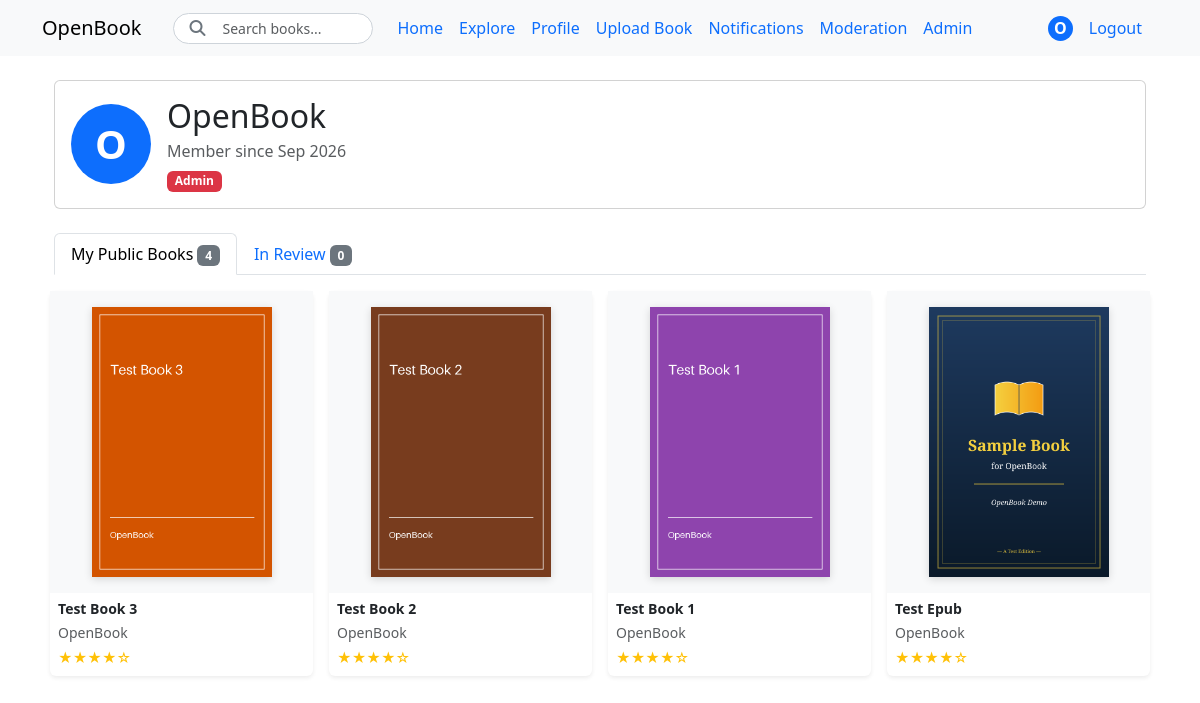
Page /accounts/profile/ (signed in) on the committed database.
### accounts/models.py (models this page shows, shortened)
class CustomUser(AbstractUser):
    ROLE_CHOICES = (
        ('reader', 'Reader'),
        ('reviewer', 'Reviewer'),
    )
    role = models.CharField(max_length=20, choices=ROLE_CHOICES, default='reader')
    def is_reviewer(self):
        return self.role == 'reviewer' or self.is_staff
    def has_unread_notifications(self):
        return self.notifications.filter(is_read=False).exists()

### books/models.py (models this page shows, shortened)
class Book(models.Model):
    class Status(models.TextChoices):
        PENDING = "P", "Pending"
        APPROVED = "A", "Approved"
        REJECTED = "R", "Rejected"
        REPORTED = "E", "Reported"
    class License(models.TextChoices):
        PUBLIC_DOMAIN = "PD", "Public domain"
        CREATIVE_COMMONS = "CC", "Creative Commons"
        ORIGINAL = "OR", "Original work by the user"
    title = models.CharField("Title", max_length=200)
    author = models.CharField("Author(s)", max_length=200)
    description = models.TextField("Description")
    file = models.FileField("Archive", upload_to=book_file_path,
        validators=[FileExtensionValidator(allowed_extensions=["pdf", "epub"]), validate_book_file_size],
        help_text="Only PDF or ePub.")
    cover = models.ImageField("Cover", upload_to="covers/", null=True, blank=True)
    license_type = models.CharField("License", max_length=2, choices=License.choices)
    license_detail = models.CharField("License details", max_length=200, blank=True, help_text="Example: CC BY-NC 4.0")
    rights_declaration = models.TextField("Statement of Rights", blank=True, help_text="Mandatory for original works.")
    status = models.CharField("State", max_length=1, choices=Status.choices, default=Status.PENDING)
    uploaded_by = models.ForeignKey(settings.AUTH_USER_MODEL, on_delete=models.SET_NULL, null=True, related_name="uploaded_books", verbose_name="Uploaded by" )
    reviewed_by = models.ForeignKey(settings.AUTH_USER_MODEL, on_delete=models.SET_NULL, null=True, blank=True, related_name="reviewed_books",
                verbose_name="Reviewed by")
    reviewed_at = models.DateTimeField("Revision date", null=True, blank=True)
    reviewer_comment = models.TextField("Reviewer's comment", blank=True)
    created_at = models.DateTimeField("Created", auto_now_add=True )
    updated_at = models.DateTimeField("Updated", auto_now=True)
    class Meta:
        ordering = ["-created_at"]
        verbose_name = "Book"
        verbose_name_plural = "Books"

### accounts/views.py (the view)
# urls.py: path("profile/", ProfileView.as_view(), name="profile"),
class ProfileView(LoginRequiredMixin, TemplateView):
    template_name = "registration/profile.html"
    def get_context_data(self, **kwargs):
        context = super().get_context_data(**kwargs)
        public_books = Book.objects.filter(uploaded_by=self.request.user, status=Book.Status.APPROVED).annotate(rating=Avg("ratings__score")).order_by("-created_at")
        non_public_books = self.get_non_public_books()
        context.update({ "public_books": public_books, "non_public_books": non_public_books,
            "public_count": public_books.count(), "non_public_count": non_public_books.count()})
        return context
    def get_non_public_books(self):
        status_order = Case(
            When(status=Book.Status.PENDING, then=0),
            When(status=Book.Status.REPORTED, then=1),
            When(status=Book.Status.REJECTED, then=2),
            output_field=IntegerField())
        return (Book.objects.filter(uploaded_by=self.request.user).exclude(status=Book.Status.APPROVED).annotate(status_order=status_order)
            .order_by("status_order", "-created_at"))

### books/templatetags/book_tags.py (called while the page is built)
@register.filter
def stars(rating):
    score = round(float(rating or 0))
    filled = "★" * score
    empty = "☆" * (5 - score)
    return f'<span class="text-warning">{filled}{empty}</span>'

### templates/registration/profile.html (shortened to what this page needs)
{% extends "_base.html" %}
{% load static %}
{% block content %}
<div class="container mt-4">
    <div class="card mb-4">
        <div class="card-body">
            <div class="d-flex align-items-center">
                <div class="profile-avatar me-3">
                    {{ request.user.username|first|upper }}
                </div>
                <div class="flex-grow-1">
                    <h2 class="mb-1">{{ request.user.username }}</h2>
                    <p class="text-muted mb-1">
                        Member since {{ request.user.date_joined|date:"M Y" }}
                    </p>
                    <p class="mb-0">
                        {% if request.user.is_staff %}
                            <span class="badge bg-danger">Admin</span>
                        {% elif request.user.is_reviewer %}
                            <span class="badge bg-info">Reviewer</span>
                        {% endif %}
                    </p>
                </div>
            </div>
        </div>
    </div>
    <ul class="nav nav-tabs mb-3" role="tablist">
        <li class="nav-item" role="presentation">
            <button class="nav-link active"
                    id="public-tab"
                    data-bs-toggle="tab"
                    data-bs-target="#public-panel"
                    type="button"
                    role="tab">
                My Public Books
                <span class="badge bg-secondary">{{ public_count }}</span>
            </button>
        </li>
        <li class="nav-item" role="presentation">
            <button class="nav-link"
                    id="nonpublic-tab"
                    data-bs-toggle="tab"
                    data-bs-target="#nonpublic-panel"
                    type="button"
                    role="tab">
                In Review
                <span class="badge bg-secondary">{{ non_public_count }}</span>
            </button>
        </li>
    </ul>
    <div class="tab-content">
        <div class="tab-pane fade show active" id="public-panel" role="tabpanel">
            {% if public_books %}
                <div class="row">
                    {% include "books/list_books.html" with books=public_books %}
                </div>
            {% else %}
                <div class="alert alert-info">
                    You haven't published any books yet.
                    <a href="{% url 'books:upload' %}" class="alert-link">Upload your first book</a>
                </div>
            {% endif %}
        </div>
    </div>
</div>
{% endblock %}

### templates/_base.html (shortened to what this page needs)
{% load static %}
<!DOCTYPE html>
<html lang="en">
<head>
    <link href="https://cdn.jsdelivr.net/npm/bootstrap@5.3.2/dist/css/bootstrap.min.css" rel="stylesheet">
    <link rel="stylesheet" href="https://cdnjs.cloudflare.com/ajax/libs/font-awesome/6.5.1/css/all.min.css">
    <link href="{% static 'css/base.css' %}" rel="stylesheet">
</head>
<body>
    <nav class="navbar navbar-expand-lg navbar-light bg-light">
    <div class="container">
        <a class="navbar-brand" href="{% url 'home' %}">OpenBook</a>
        <form action="{% url 'books:search-results' %}" method="get" class="mx-3">
            <div class="position-relative" style="width: 200px;">
                <i class="fas fa-search position-absolute top-50 translate-middle-y text-secondary"
                   style="left: 16px;"></i>
                <input class="form-control form-control-sm rounded-pill ps-5 pe-3"
                       type="search"
                       name="q"
                       placeholder="Search books..."
                       aria-label="Search"
                       value="{{ request.GET.q|default:'' }}"
                       style="background-color: #fff;
                              border: 1px solid #ced4da;
                              color: #212529;">
            </div>
        </form>
        <div class="collapse navbar-collapse" id="navbarNav">
            <ul class="navbar-nav me-auto">
                <li class="nav-item">
                    <a class="nav-link" href="{% url 'home' %}">Home</a>
                </li>
                <li class="nav-item">
                    <a class="nav-link" href="{% url 'books:explore' %}">Explore</a>
                </li>
                 {% if user.is_authenticated %}
                    <li class="nav-item">
                        <a class="nav-link" href="{% url 'profile' %}">Profile</a>
                    </li>
                    <li class="nav-item">
                        <a class="nav-link" href="{% url 'books:upload' %}">Upload Book</a>
                    </li>
                    <li class="nav-item">
                        <a class="nav-link" href="{% url 'notifications:notification-list' %}">
                            Notifications
                        </a>
                    </li>
                    {% if user.is_reviewer %}
                        <li class="nav-item">
                            <a class="nav-link" href="{% url 'books:pending-books' %}">Moderation</a>
                        </li>
                    {% endif %}
                    {% if user.is_staff %}
                        <li class="nav-item">
                            <a class="nav-link" href="{% url 'admin:index' %}">Admin</a>
                        </li>
                    {% endif %}
                {% endif %}
            </ul>
            <ul class="navbar-nav">
                {% if user.is_authenticated %}
                    <li class="nav-item d-flex align-items-center">
                        <span class="navbar-avatar" title="{{ user.username }}">
                            {{ user.username|first|upper }}
                        </span>
                    </li>
                    <li class="nav-item">
                        <form method="post" action="{% url 'logout' %}" class="d-inline">
                            <button type="submit" class="btn btn-link nav-link">Logout</button>
                        </form>
                    </li>
                {% endif %}
            </ul>
        </div>
    </div>
</nav>
    <main class="container mt-4">
        {% block content %}{% endblock %}
    </main>
</body>
</html>

### templates/books/list_books.html
{% load book_tags %}
{% for book in books %}
<div class="col-6 col-md-4 col-lg-3 mb-3 px-2">
    <a href="{% url 'books:book-detail' book.pk %}" class="text-decoration-none text-dark">
        <div class="card h-100 book-card border-0 shadow-sm">
            <div class="d-flex align-items-center justify-content-center bg-light"
                 style="padding: 16px 8px;">
                {% if book.cover %}
                    <img src="{{ book.cover.url }}"
                         alt="Cover of {{ book.title }}"
                         style="max-width: 180px;
                                aspect-ratio: 2 / 3;
                                object-fit: cover;
                                box-shadow: 0 2px 8px rgba(0,0,0,0.15);">
                {% else %}
                    <div class="d-flex align-items-center justify-content-center bg-white border"
                         style="width: 180px; aspect-ratio: 2 / 3;">
                        <span class="text-muted small">No cover</span>
                    </div>
                {% endif %}
            </div>
            <div class="card-body p-2">
                <h6 class="card-title mb-1 small fw-semibold text-truncate">{{ book.title }}</h6>
                <p class="card-text text-muted small mb-1 text-truncate">{{ book.author }}</p>
                <p class="card-text small mb-0">{{ book.rating|stars|safe }}</p>
            </div>
        </div>
    </a>
</div>
{% empty %}
<div class="col-12">
    <p class="text-muted">There are no books available yet.</p>
</div>
{% endfor %}

### static/css/base.css (style rules this page uses)
.navbar-light .navbar-nav .nav-link { color: #0d6efd; font-weight: 500; transition: color 0.2s ease; }
.navbar-nav .nav-link { white-space: nowrap; }
.navbar-avatar { width: 25px; height: 25px; border-radius: 50%; background-color: #0d6efd; color: white; display: inline-flex; align-items: center; justify-content: center; font-size: 1rem; font-weight: bold; text-decoration: none; cursor: default; transition: background-color 0.2s ease; }
.navbar-light .navbar-nav .btn-link { color: #0d6efd; text-decoration: none; padding: 0.5rem 1rem; }

### templates/registration/profile.html (style rules this page uses)
.profile-avatar { width: 80px; height: 80px; border-radius: 50%; background-color: #0d6efd; color: white; display: flex; align-items: center; justify-content: center; font-size: 2.5rem; font-weight: bold; }

### rows in the picture
CustomUser: username|first "O", user.username|first "O", user.username "OpenBook", user.date_joined "Sep 2026"
Book: cover (picture), title "Test Book 3", author "OpenBook", rating|stars "★★★★☆"
Book: cover (picture), title "Test Book 2", author "OpenBook", rating|stars "★★★★☆"
Book: cover (picture), title "Test Book 1", author "OpenBook", rating|stars "★★★★☆"
Book: cover (picture), title "Test Epub", author "OpenBook", rating|stars "★★★★☆"

### other values in the picture
{{ public_count }} "4"
{{ non_public_count }} "0"
